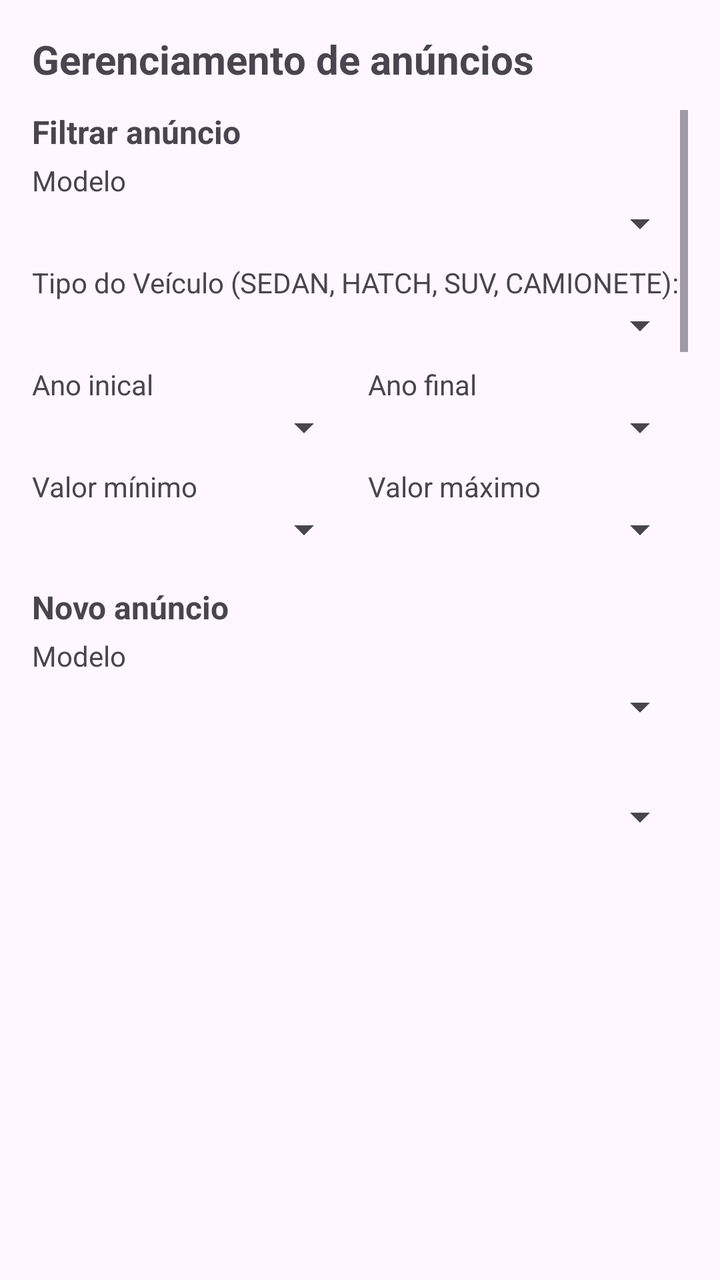
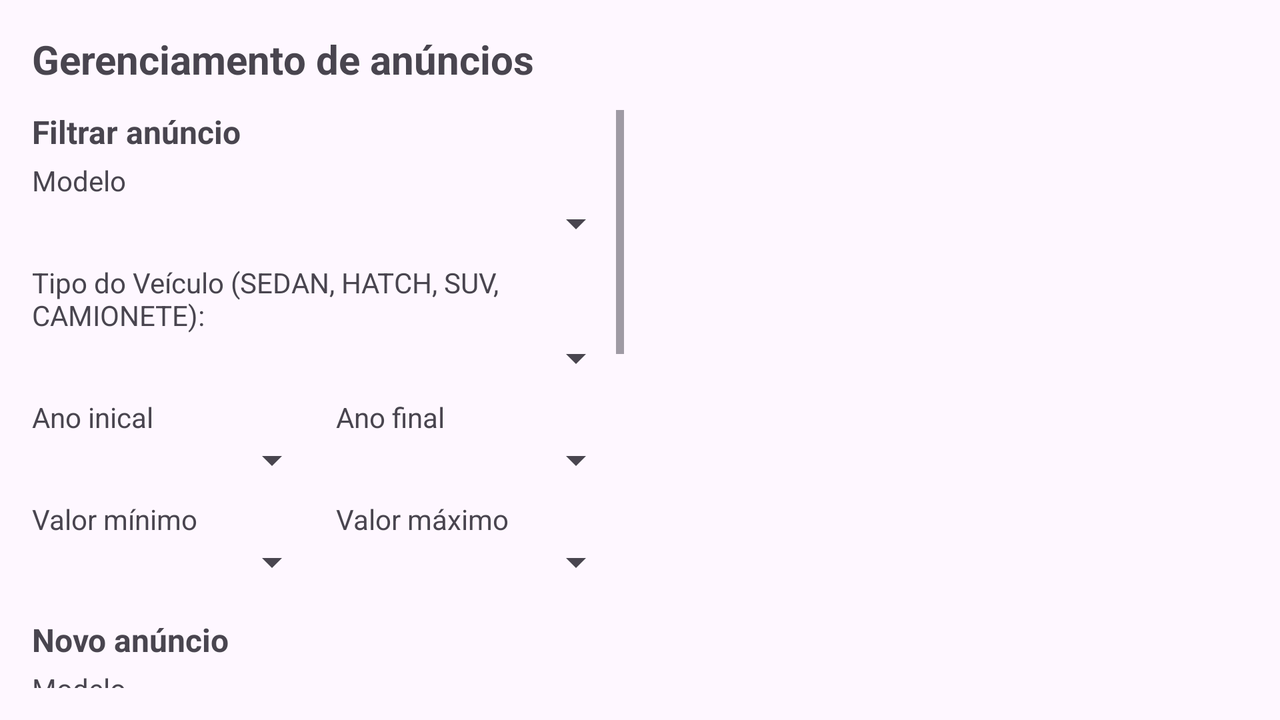

One screen, two layout resources from the same app: the default and the repository's alternative for another configuration. Each is rendered where Android would select it; the XML of both is given below.
<!-- AndroidManifest.xml: application theme Theme.Atividade2 -->
<!-- res/layout/activity_anuncios.xml -->
<?xml version="1.0" encoding="utf-8"?>
<LinearLayout xmlns:android="http://schemas.android.com/apk/res/android"
    android:id="@+id/main"
    android:layout_width="match_parent"
    android:layout_height="match_parent"
    android:orientation="vertical"
    android:padding="16dp">

    <TextView
        android:layout_width="match_parent"
        android:layout_height="wrap_content"
        android:text="@string/gerenciamentoAnuncios"
        android:textSize="20sp"
        android:textStyle="bold"
        android:layout_marginBottom="12dp"/>

    <ScrollView
        android:layout_width="match_parent"
        android:layout_height="0dp"
        android:layout_weight="1">

        <LinearLayout
            android:layout_width="match_parent"
            android:layout_height="wrap_content"
            android:orientation="vertical">

            <TextView
                android:layout_width="match_parent"
                android:layout_height="wrap_content"
                android:text="@string/filtrarAnuncio"
                android:textSize="16sp"
                android:textStyle="bold"
                android:layout_marginBottom="4dp"/>

            <TextView
                android:layout_width="match_parent"
                android:layout_height="wrap_content"
                android:text="@string/modelo"
                android:textSize="14sp"/>

            <Spinner
                android:id="@+id/spinnerFiltroModelo"
                android:layout_width="match_parent"
                android:layout_height="wrap_content"
                android:layout_marginBottom="8dp"/>

            <TextView
                android:layout_width="match_parent"
                android:layout_height="wrap_content"
                android:text="@string/tipoVeiculo"
                android:textSize="14sp"/>

            <Spinner
                android:id="@+id/spinnerFiltroTipo"
                android:layout_width="match_parent"
                android:layout_height="wrap_content"
                android:layout_marginBottom="8dp"/>

            <LinearLayout
                android:layout_width="match_parent"
                android:layout_height="wrap_content"
                android:orientation="horizontal"
                android:layout_marginBottom="8dp">

                <LinearLayout
                    android:layout_width="0dp"
                    android:layout_height="wrap_content"
                    android:layout_weight="1"
                    android:orientation="vertical"
                    android:layout_marginEnd="8dp">

                    <TextView
                        android:layout_width="wrap_content"
                        android:layout_height="wrap_content"
                        android:text="@string/anoInicial"
                        android:textSize="14sp"/>

                    <Spinner
                        android:id="@+id/spinnerFiltroAnoInicial"
                        android:layout_width="match_parent"
                        android:layout_height="wrap_content"/>
                </LinearLayout>

                <LinearLayout
                    android:layout_width="0dp"
                    android:layout_height="wrap_content"
                    android:layout_weight="1"
                    android:orientation="vertical">

                    <TextView
                        android:layout_width="wrap_content"
                        android:layout_height="wrap_content"
                        android:text="@string/anoFinal"
                        android:textSize="14sp"/>

                    <Spinner
                        android:id="@+id/spinnerFiltroAnoFinal"
                        android:layout_width="match_parent"
                        android:layout_height="wrap_content"/>
                </LinearLayout>
            </LinearLayout>

            <LinearLayout
                android:layout_width="match_parent"
                android:layout_height="wrap_content"
                android:orientation="horizontal"
                android:layout_marginBottom="16dp">

                <LinearLayout
                    android:layout_width="0dp"
                    android:layout_height="wrap_content"
                    android:layout_weight="1"
                    android:orientation="vertical"
                    android:layout_marginEnd="8dp">

                    <TextView
                        android:layout_width="wrap_content"
                        android:layout_height="wrap_content"
                        android:text="@string/valorMinimo"
                        android:textSize="14sp"/>

                    <Spinner
                        android:id="@+id/spinnerFiltroMin"
                        android:layout_width="match_parent"
                        android:layout_height="wrap_content"/>
                </LinearLayout>

                <LinearLayout
                    android:layout_width="0dp"
                    android:layout_height="wrap_content"
                    android:layout_weight="1"
                    android:orientation="vertical">

                    <TextView
                        android:layout_width="wrap_content"
                        android:layout_height="wrap_content"
                        android:text="@string/valorMaximo"
                        android:textSize="14sp"/>

                    <Spinner
                        android:id="@+id/spinnerFiltroMax"
                        android:layout_width="match_parent"
                        android:layout_height="wrap_content"/>
                </LinearLayout>
            </LinearLayout>

            <TextView
                android:layout_width="match_parent"
                android:layout_height="wrap_content"
                android:text="@string/novoAnuncio"
                android:textSize="16sp"
                android:textStyle="bold"
                android:layout_marginBottom="4dp"/>

            <TextView
                android:layout_width="match_parent"
                android:layout_height="wrap_content"
                android:text="@string/modelo"
                android:textSize="14sp"
                android:layout_marginBottom="4dp"/>

            <Spinner
                android:id="@+id/spinnerModelo"
                android:layout_width="match_parent"
                android:layout_height="wrap_content"
                android:layout_marginBottom="8dp"/>

            <TextView
                android:layout_width="match_parent"
                android:layout_height="wrap_content"
                android:text="@string/cidade"
                android:textSize="14sp"
                android:layout_marginBottom="4dp"/>

            <Spinner
                android:id="@+id/spinnerCidade"
                android:layout_width="match_parent"
                android:layout_height="wrap_content"
                android:layout_marginBottom="8dp"/>

            <EditText
                android:id="@+id/edDescricao"
                android:layout_width="match_parent"
                android:layout_height="wrap_content"
                android:hint="@string/descricao"
                android:inputType="text"
                android:layout_marginBottom="8dp"/>

            <EditText
                android:id="@+id/edCor"
                android:layout_width="match_parent"
                android:layout_height="wrap_content"
                android:hint="@string/cor"
                android:inputType="text"
                android:layout_marginBottom="8dp"/>

            <EditText
                android:id="@+id/edValor"
                android:layout_width="match_parent"
                android:layout_height="wrap_content"
                android:hint="@string/valor"
                android:inputType="numberDecimal"
                android:layout_marginBottom="8dp"/>

            <EditText
                android:id="@+id/edAno"
                android:layout_width="match_parent"
                android:layout_height="wrap_content"
                android:hint="@string/ano"
                android:inputType="number"
                android:layout_marginBottom="8dp"/>

            <EditText
                android:id="@+id/edKm"
                android:layout_width="match_parent"
                android:layout_height="wrap_content"
                android:hint="@string/km"
                android:inputType="number"
                android:layout_marginBottom="8dp"/>

            <Button
                android:id="@+id/btSalvarAnuncio"
                android:layout_width="wrap_content"
                android:layout_height="wrap_content"
                android:text="@string/salvar"
                android:layout_marginEnd="8dp"/>
        </LinearLayout>
    </ScrollView>

    <ListView
        android:id="@+id/lista_anuncios"
        android:layout_width="match_parent"
        android:layout_height="0dp"
        android:layout_weight="1"/>

</LinearLayout>
<!-- resources referenced by this layout -->
<resources>
  <string name="ano">Ano</string>
  <string name="anoFinal">Ano final</string>
  <string name="anoInicial">Ano inical</string>
  <string name="cidade">Cidade</string>
  <string name="cor">Cor</string>
  <string name="descricao">Descrição</string>
  <string name="filtrarAnuncio">Filtrar anúncio</string>
  <string name="gerenciamentoAnuncios">Gerenciamento de anúncios</string>
  <string name="km">Km</string>
  <string name="modelo">Modelo</string>
  <string name="novoAnuncio">Novo anúncio</string>
  <string name="salvar">Salvar</string>
  <string name="tipoVeiculo">Tipo do Veículo (SEDAN, HATCH, SUV, CAMIONETE):</string>
  <string name="valor">Valor</string>
  <string name="valorMaximo">Valor máximo</string>
  <string name="valorMinimo">Valor mínimo</string>
  <style name="Theme.Atividade2" parent="Base.Theme.Atividade2" />
  <style name="Base.Theme.Atividade2" parent="Theme.Material3.DayNight.NoActionBar">
          
          
      </style>
</resources>
<!-- res/layout-land/activity_anuncios.xml (the repository's variant of the layout above) -->
<!-- drawn on the phone turned sideways -->
<?xml version="1.0" encoding="utf-8"?>
<LinearLayout xmlns:android="http://schemas.android.com/apk/res/android"
    android:id="@+id/main"
    android:layout_width="match_parent"
    android:layout_height="match_parent"
    android:orientation="vertical"
    android:padding="16dp">

    <TextView
        android:layout_width="match_parent"
        android:layout_height="wrap_content"
        android:text="@string/gerenciamentoAnuncios"
        android:textSize="20sp"
        android:textStyle="bold"
        android:layout_marginBottom="12dp"/>

    <LinearLayout
        android:layout_width="match_parent"
        android:layout_height="0dp"
        android:layout_weight="1"
        android:orientation="horizontal">

        <ScrollView
            android:layout_width="0dp"
            android:layout_height="match_parent"
            android:layout_weight="1"
            android:layout_marginEnd="8dp">

            <LinearLayout
                android:layout_width="match_parent"
                android:layout_height="wrap_content"
                android:orientation="vertical">

                <TextView
                    android:layout_width="match_parent"
                    android:layout_height="wrap_content"
                    android:text="@string/filtrarAnuncio"
                    android:textSize="16sp"
                    android:textStyle="bold"
                    android:layout_marginBottom="4dp"/>

                <TextView
                    android:layout_width="match_parent"
                    android:layout_height="wrap_content"
                    android:text="@string/modelo"
                    android:textSize="14sp"/>

                <Spinner
                    android:id="@+id/spinnerFiltroModelo"
                    android:layout_width="match_parent"
                    android:layout_height="wrap_content"
                    android:layout_marginBottom="8dp"/>

                <TextView
                    android:layout_width="match_parent"
                    android:layout_height="wrap_content"
                    android:text="@string/tipoVeiculo"
                    android:textSize="14sp"/>

                <Spinner
                    android:id="@+id/spinnerFiltroTipo"
                    android:layout_width="match_parent"
                    android:layout_height="wrap_content"
                    android:layout_marginBottom="8dp"/>

                <LinearLayout
                    android:layout_width="match_parent"
                    android:layout_height="wrap_content"
                    android:orientation="horizontal"
                    android:layout_marginBottom="8dp">

                    <LinearLayout
                        android:layout_width="0dp"
                        android:layout_height="wrap_content"
                        android:layout_weight="1"
                        android:orientation="vertical"
                        android:layout_marginEnd="8dp">

                        <TextView
                            android:layout_width="wrap_content"
                            android:layout_height="wrap_content"
                            android:text="@string/anoInicial"
                            android:textSize="14sp"/>

                        <Spinner
                            android:id="@+id/spinnerFiltroAnoInicial"
                            android:layout_width="match_parent"
                            android:layout_height="wrap_content"/>
                    </LinearLayout>

                    <LinearLayout
                        android:layout_width="0dp"
                        android:layout_height="wrap_content"
                        android:layout_weight="1"
                        android:orientation="vertical">

                        <TextView
                            android:layout_width="wrap_content"
                            android:layout_height="wrap_content"
                            android:text="@string/anoFinal"
                            android:textSize="14sp"/>

                        <Spinner
                            android:id="@+id/spinnerFiltroAnoFinal"
                            android:layout_width="match_parent"
                            android:layout_height="wrap_content"/>
                    </LinearLayout>
                </LinearLayout>

                <LinearLayout
                    android:layout_width="match_parent"
                    android:layout_height="wrap_content"
                    android:orientation="horizontal"
                    android:layout_marginBottom="16dp">

                    <LinearLayout
                        android:layout_width="0dp"
                        android:layout_height="wrap_content"
                        android:layout_weight="1"
                        android:orientation="vertical"
                        android:layout_marginEnd="8dp">

                        <TextView
                            android:layout_width="wrap_content"
                            android:layout_height="wrap_content"
                            android:text="@string/valorMinimo"
                            android:textSize="14sp"/>

                        <Spinner
                            android:id="@+id/spinnerFiltroMin"
                            android:layout_width="match_parent"
                            android:layout_height="wrap_content"/>
                    </LinearLayout>

                    <LinearLayout
                        android:layout_width="0dp"
                        android:layout_height="wrap_content"
                        android:layout_weight="1"
                        android:orientation="vertical">

                        <TextView
                            android:layout_width="wrap_content"
                            android:layout_height="wrap_content"
                            android:text="@string/valorMaximo"
                            android:textSize="14sp"/>

                        <Spinner
                            android:id="@+id/spinnerFiltroMax"
                            android:layout_width="match_parent"
                            android:layout_height="wrap_content"/>
                    </LinearLayout>
                </LinearLayout>

                <TextView
                    android:layout_width="match_parent"
                    android:layout_height="wrap_content"
                    android:text="@string/novoAnuncio"
                    android:textSize="16sp"
                    android:textStyle="bold"
                    android:layout_marginBottom="4dp"/>

                <TextView
                    android:layout_width="match_parent"
                    android:layout_height="wrap_content"
                    android:text="@string/modelo"
                    android:textSize="14sp"
                    android:layout_marginBottom="4dp"/>

                <Spinner
                    android:id="@+id/spinnerModelo"
                    android:layout_width="match_parent"
                    android:layout_height="wrap_content"
                    android:layout_marginBottom="8dp"/>

                <TextView
                    android:layout_width="match_parent"
                    android:layout_height="wrap_content"
                    android:text="@string/cidade"
                    android:textSize="14sp"
                    android:layout_marginBottom="4dp"/>

                <Spinner
                    android:id="@+id/spinnerCidade"
                    android:layout_width="match_parent"
                    android:layout_height="wrap_content"
                    android:layout_marginBottom="8dp"/>

                <EditText
                    android:id="@+id/edDescricao"
                    android:layout_width="match_parent"
                    android:layout_height="wrap_content"
                    android:hint="@string/descricao"
                    android:inputType="text"
                    android:layout_marginBottom="8dp"/>

                <EditText
                    android:id="@+id/edCor"
                    android:layout_width="match_parent"
                    android:layout_height="wrap_content"
                    android:hint="@string/cor"
                    android:inputType="text"
                    android:layout_marginBottom="8dp"/>

                <EditText
                    android:id="@+id/edValor"
                    android:layout_width="match_parent"
                    android:layout_height="wrap_content"
                    android:hint="@string/valor"
                    android:inputType="numberDecimal"
                    android:layout_marginBottom="8dp"/>

                <EditText
                    android:id="@+id/edAno"
                    android:layout_width="match_parent"
                    android:layout_height="wrap_content"
                    android:hint="@string/ano"
                    android:inputType="number"
                    android:layout_marginBottom="8dp"/>

                <EditText
                    android:id="@+id/edKm"
                    android:layout_width="match_parent"
                    android:layout_height="wrap_content"
                    android:hint="@string/km"
                    android:inputType="number"
                    android:layout_marginBottom="8dp"/>

                <Button
                    android:id="@+id/btSalvarAnuncio"
                    android:layout_width="wrap_content"
                    android:layout_height="wrap_content"
                    android:text="@string/salvar"
                    android:layout_marginEnd="8dp"/>
            </LinearLayout>
        </ScrollView>

        <ListView
            android:id="@+id/lista_anuncios"
            android:layout_width="0dp"
            android:layout_height="match_parent"
            android:layout_weight="1"
            android:layout_marginStart="8dp"/>
    </LinearLayout>

</LinearLayout>
